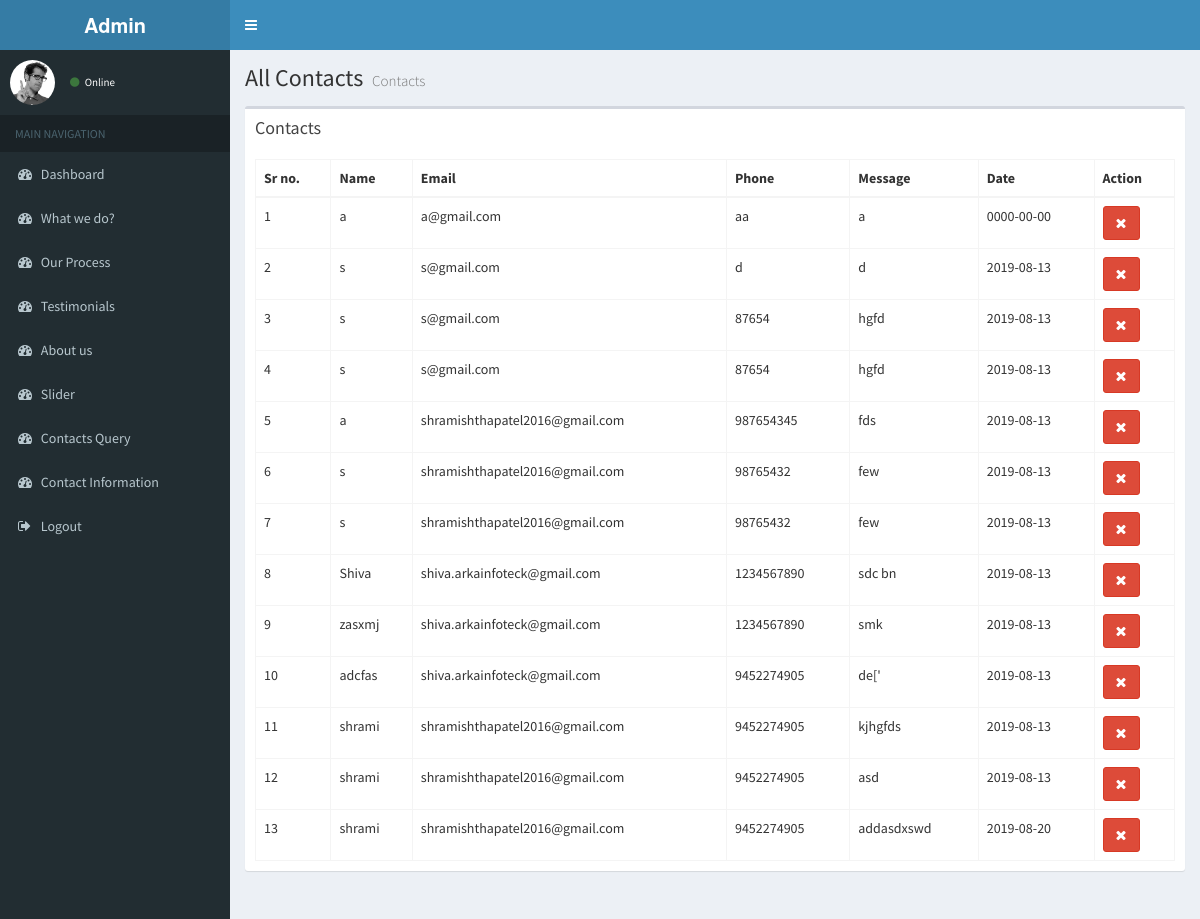
The page /admin/index.php/welcome/allcontacts on the database its author committed.
### tables this page shows
CREATE TABLE `contacts` (
  `id` int(11) NOT NULL,
  `name` varchar(255) NOT NULL,
  `email` varchar(255) NOT NULL,
  `phone` varchar(255) NOT NULL,
  `message` text NOT NULL,
  `date` date NOT NULL
);

### admin/application/controllers/Welcome.php (called while the page is built, shortened)
<?php
Class Welcome extends CI_Controller{
	 function __construct() {
        $this->load->model('admin_model');
    }
	  public function allcontacts(){
		$data['contacts']=$this->admin_model->allcontacts();
		$this->load->view('header');
		$this->load->view('contacts',$data);
		$this->load->view('footer');
	}
}
	?>

### admin/index.php (called while the page is built, shortened)
<?php
require_once BASEPATH.'core/CodeIgniter.php';

### admin/application/models/Admin_model.php (called while the page is built, shortened)
<?php
	 Class Admin_model extends CI_Model
	 {
		public function allcontacts(){
			$list=$this->db->select(['*'])->from('contacts')->get();
			return $list->result();
		}
	}
	?>

### admin/application/views/contacts.php (the view, shortened to what this page needs)
  <div class="content-wrapper">
    <section class="content-header">
      <h1>
       All Contacts
        <small>Contacts</small>
      </h1>
    </section>
    <section class="content">
      <div class="row">
        <div class="col-xs-12">
          <div class="box">
            <div class="box-header">
              <h3 class="box-title">Contacts</h3>
            </div>
            <div class="box-body">
              <table id="example2" class="table table-bordered table-hover">
                <thead>
                <tr>
				  <th>Sr no.</th>
                  <th>Name</th>
                  <th>Email</th>
				  <th>Phone</th>
				  <th>Message</th>
				  <th>Date</th>
                  <th>Action</th>
                </tr>
                </thead>
                <tbody>
				<?php
				$i=1;
				foreach($contacts as $contactss)
				      {
			    ?>
                <tr>
					<td> <?php echo $i++; ?></td>
					<td><?php echo $contactss->name; ?></td>
					<td><?php echo $contactss->email; ?></td>
					<td><?php echo $contactss->phone; ?></td>
					<td><?php echo $contactss->message; ?></td>
					<td><?php echo $contactss->date; ?></td>
                    <td><a href="<?php echo base_url(); ?>welcome/deletecontacts/<?php echo $contactss->id; ?>" onclick="alert('Are you sure, you want to delete contact deatil?')"  class="btn btn-danger"><i class="fa fa-remove"></i></a>
                </tr>
				<?php } ?>
                </tbody>
              </table>
            </div>
          </div>
        </div>
      </div>
    </section>
  </div>
</body>
</html>

### rows shown on the page
contacts: name "a", email "a@gmail.com", phone "aa", message "a", date "0000-00-00"
contacts: name "s", email "s@gmail.com", phone "d", message "d", date "2019-08-13"
contacts: name "s", email "s@gmail.com", phone "87654", message "hgfd", date "2019-08-13"
contacts: name "s", email "s@gmail.com", phone "87654", message "hgfd", date "2019-08-13"
contacts: name "a", email "shramishthapatel2016@gmail.com", phone "987654345", message "fds", date "2019-08-13"
contacts: name "s", email "shramishthapatel2016@gmail.com", phone "98765432", message "few", date "2019-08-13"
contacts: name "s", email "shramishthapatel2016@gmail.com", phone "98765432", message "few", date "2019-08-13"
contacts: name "Shiva", email "shiva.arkainfoteck@gmail.com", phone "1234567890", message "sdc bn", date "2019-08-13"
contacts: name "zasxmj", email "shiva.arkainfoteck@gmail.com", phone "1234567890", message "smk", date "2019-08-13"
contacts: name "adcfas", email "shiva.arkainfoteck@gmail.com", phone "9452274905", message "de['", date "2019-08-13"
contacts: name "shrami", email "shramishthapatel2016@gmail.com", phone "9452274905", message "kjhgfds", date "2019-08-13"
contacts: name "shrami", email "shramishthapatel2016@gmail.com", phone "9452274905", message "asd", date "2019-08-13"
contacts: name "shrami", email "shramishthapatel2016@gmail.com", phone "9452274905", message "addasdxswd", date "2019-08-20"
